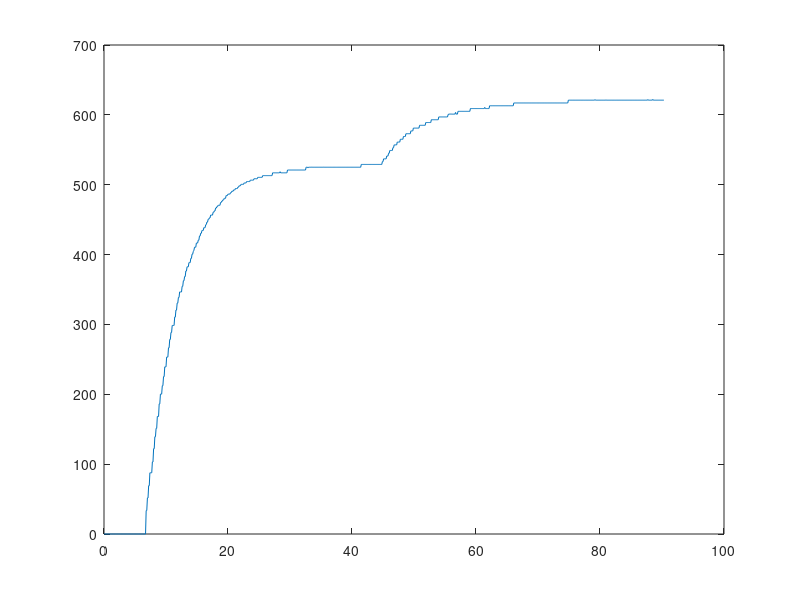
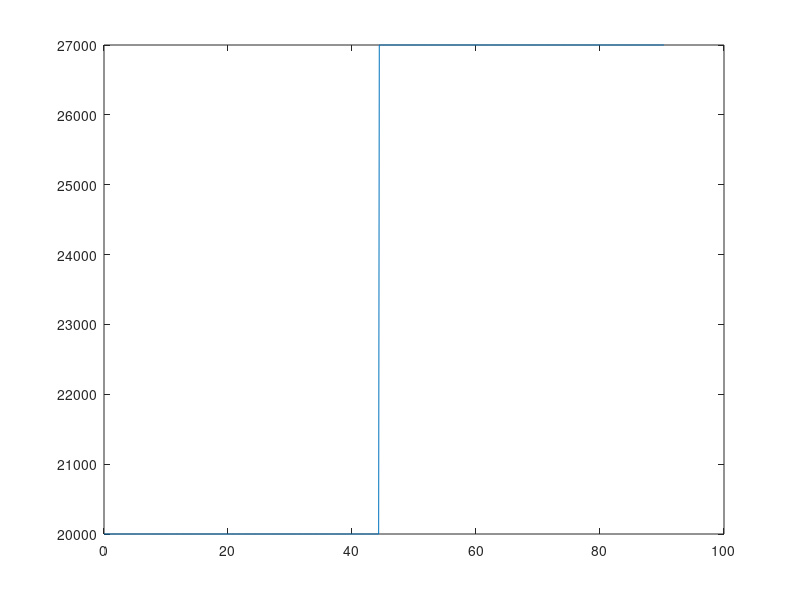
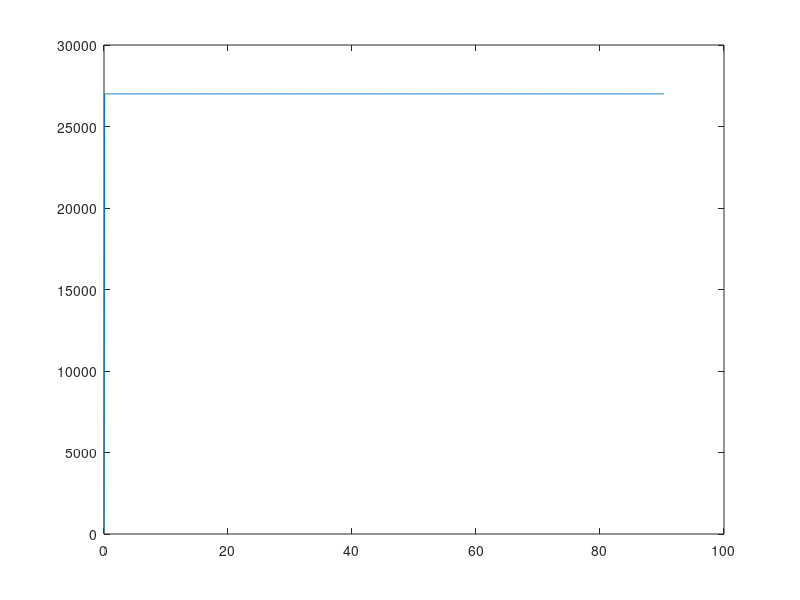
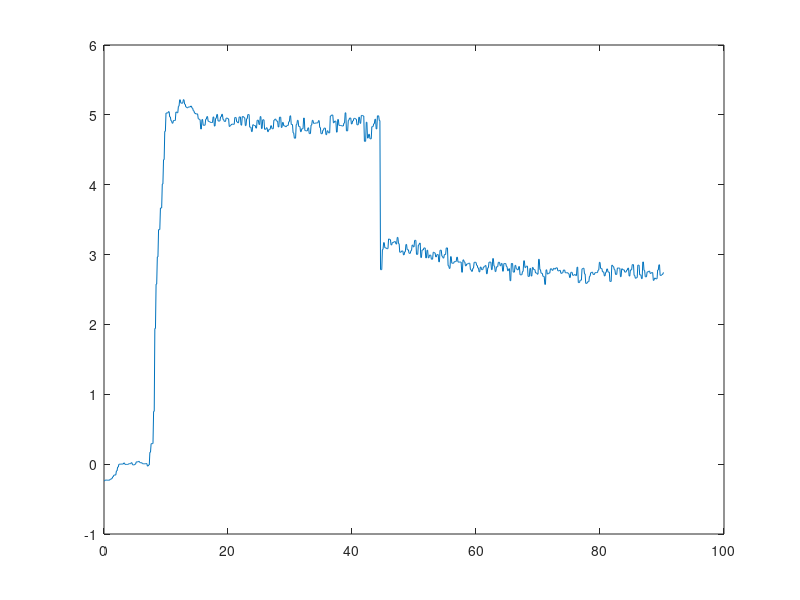

These charts were generated, in order, by the following MATLAB code:
clear all 
close all 
clc 

load('datos_02.mat')

F=FUJO(60:end,1);
B=BOMBA(60:963,1);
P=Perturbacion(60:963,1);
pre=PRESION(60:end,1);
T=tout(60:963,1)-5.8;


figure (1)
plot(T,F)

figure (2)
plot(T,P)

figure (3)
plot(T,B)
figure (4)
plot(T,pre)

